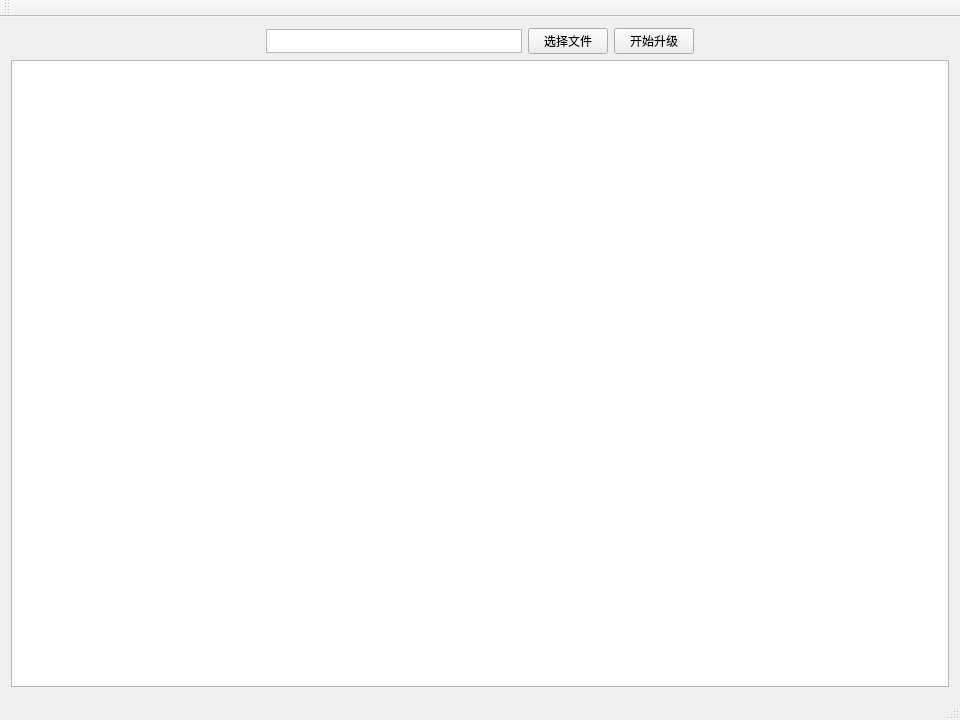
<?xml version="1.0" encoding="UTF-8"?>
<ui version="4.0">
 <class>MainWindow</class>
 <widget class="QMainWindow" name="MainWindow">
  <property name="geometry">
   <rect>
    <x>0</x>
    <y>0</y>
    <width>960</width>
    <height>720</height>
   </rect>
  </property>
  <property name="minimumSize">
   <size>
    <width>960</width>
    <height>720</height>
   </size>
  </property>
  <property name="baseSize">
   <size>
    <width>1024</width>
    <height>768</height>
   </size>
  </property>
  <property name="windowTitle">
   <string>MainWindow</string>
  </property>
  <widget class="QWidget" name="centralWidget">
   <layout class="QVBoxLayout" name="verticalLayout_2">
    <item>
     <layout class="QVBoxLayout" name="verticalLayout">
      <item>
       <layout class="QHBoxLayout" name="horizontalLayout">
        <item>
         <spacer name="horizontalSpacer_2">
          <property name="orientation">
           <enum>Qt::Horizontal</enum>
          </property>
          <property name="sizeHint" stdset="0">
           <size>
            <width>40</width>
            <height>20</height>
           </size>
          </property>
         </spacer>
        </item>
        <item>
         <widget class="QTextBrowser" name="textBrowser">
          <property name="maximumSize">
           <size>
            <width>16777215</width>
            <height>24</height>
           </size>
          </property>
         </widget>
        </item>
        <item>
         <widget class="QPushButton" name="SelectFileBt">
          <property name="text">
           <string>选择文件</string>
          </property>
         </widget>
        </item>
        <item>
         <widget class="QPushButton" name="upgradeBt">
          <property name="text">
           <string>开始升级</string>
          </property>
         </widget>
        </item>
        <item>
         <spacer name="horizontalSpacer_3">
          <property name="orientation">
           <enum>Qt::Horizontal</enum>
          </property>
          <property name="sizeHint" stdset="0">
           <size>
            <width>40</width>
            <height>20</height>
           </size>
          </property>
         </spacer>
        </item>
       </layout>
      </item>
      <item>
       <widget class="QTreeView" name="treeView"/>
      </item>
     </layout>
    </item>
   </layout>
  </widget>
  <widget class="QMenuBar" name="menuBar">
   <property name="geometry">
    <rect>
     <x>0</x>
     <y>0</y>
     <width>960</width>
     <height>23</height>
    </rect>
   </property>
  </widget>
  <widget class="QToolBar" name="mainToolBar">
   <attribute name="toolBarArea">
    <enum>TopToolBarArea</enum>
   </attribute>
   <attribute name="toolBarBreak">
    <bool>false</bool>
   </attribute>
  </widget>
  <widget class="QStatusBar" name="statusBar"/>
 </widget>
 <layoutdefault spacing="6" margin="11"/>
 <resources/>
 <connections/>
</ui>
